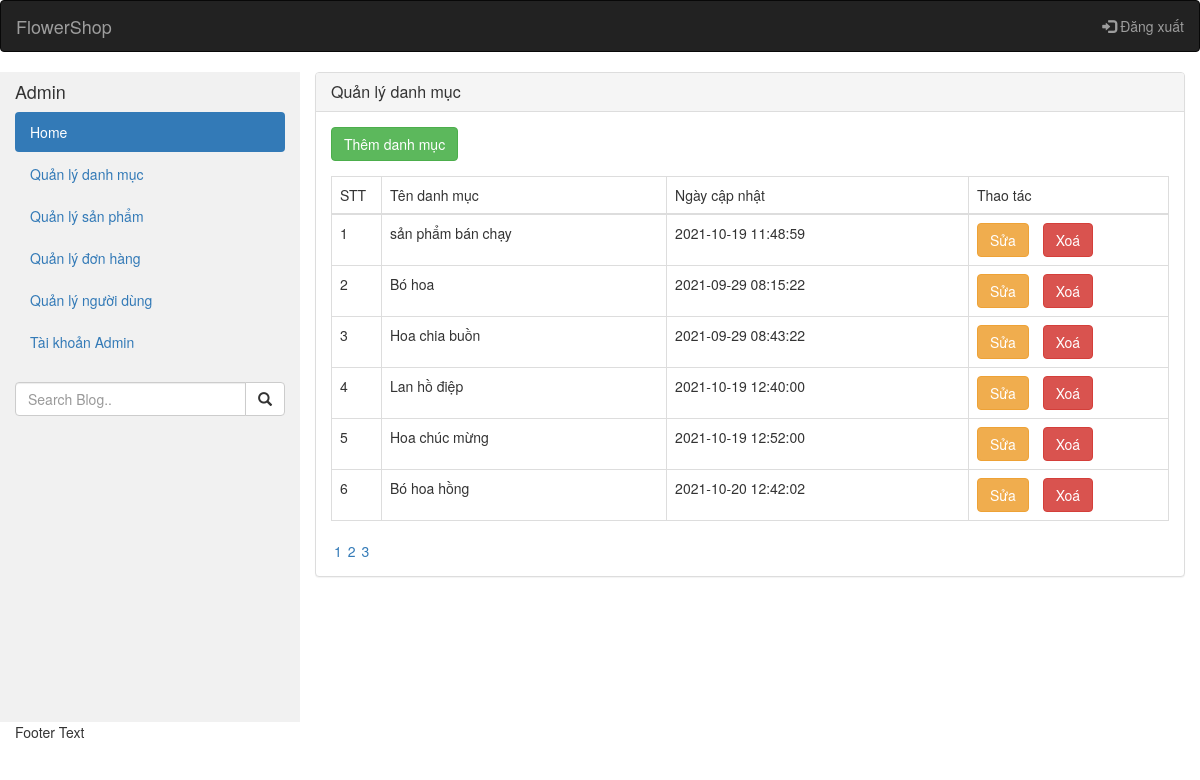
Page /mvc/index.php?controller=category&&action=listCategory (signed in) on the committed database.
### tables this page shows
CREATE TABLE `category` (
  `id` int(11) NOT NULL,
  `name` varchar(200) DEFAULT NULL,
  `created_at` datetime DEFAULT NULL,
  `updated_at` datetime DEFAULT NULL
);

### mvc/model/dbconfig.php (called while the page is built, shortened)
<?php
    class database{
        private $hostname = 'localhost';
        private $username = 'root';
        private $pass = '';
        private $dbname = 'banhoa';
        private $conn = null;
        private $result = null;
        public function connect()
        {
           $this->conn = new mysqli($this->hostname, $this->username, $this->pass, $this->dbname);
           if(!$this->conn){
               echo "Kết nối thất bại";
                exit();
           }else{
               mysqli_set_charset($this->conn,'utf8');
           }
           return $this->conn;
        }
        public function execute($sql){
            $this->result = $this->conn->query($sql);
            return $this->result;
        }
        public function getData(){
            if($this->result){
                $data = mysqli_fetch_array($this->result);
            }
            else{
                $data = 0;
            }
            return $data;
        }
        public function getAllData($table){
            $sql = "select * from $table";
            $this->execute($sql);
            if($this->dem()==0){
                $data=0;
            }
            else{
                while($datas = $this->getData()) {
                    $data[] = $datas;
                }
            }
            return $data;
        }
        public function phantrang($table,$trang){
            $tung_trang = ($trang - 1)*6;
            $sql = "SELECT * FROM $table LIMIT $tung_trang, 6";
            $this->execute($sql);
            if($this->dem()==0){
                $data=0;
            }
            else{
                while($datas = $this->getData()) {
                    $data[] = $datas;
                }
            }
            return $data;
        }
        public function dem(){
            if($this->result){
                $num = mysqli_num_rows($this->result);
            }
            else{
                $num = 0;
            }
            return $num;
        }
    }

### mvc/view/admin/category/category.php (the view, shortened to what this page needs)
<?php require_once('./view/admin/header.php') ?>
        <div class="col-sm-9">
            <div class="panel panel-default">
                <div class="panel-heading">
                    <h3 class="panel-title">Quản lý danh mục</h3>
                </div>
                <div class="panel-body">
                    <a href="index.php?controller=category&&action=add_category">
                        <button style="margin-bottom: 15px;" class="btn btn-success margin-button">Thêm danh mục</button>
                    </a>
                    <table class="table table-bordered tale-hover">
                        <thead>
                            <tr>
                                <th style="width: 50px;">STT</th>
                                <th>Tên danh mục</th>
                                <th>Ngày cập nhật</th>
                                <th style="width: 200px;">Thao tác</th>
                            </tr>
                        </thead>
                        <tbody>
                            <?php
                                $tung_trang = ($trang - 1)*6;
                            foreach ($data as $value) {
                            ?>
                                <tr>
                                    <td><?php echo  ++$tung_trang ?></td>
                                    <td><?php echo $value['name']; ?></td>
                                    <td><?php echo $value['updated_at']; ?></td>
                                    <td>
                                        <a href="index.php?controller=category&action=edit_category&id=<?php echo $value['id']; ?>"><button class="btn btn-warning">Sửa</button></a>
                                        <a href="index.php?controller=category&action=deleteCategory&id=<?php echo $value['id']; ?>">
                                            <button onclick="return confirm('Bạn có chắc muốn xóa sản phẩm này không?') " style=" margin-left: 10px;" class="btn btn-danger">Xoá</button>
                                        </a>
                                    </td>
                                </tr>
                            <?php
                            }
                            ?>
                        </tbody>
                    </table>
                    <div>
                        <?php
                            $table = 'category';
                            $category_all = $this->db->getAllData($table);
                            $category_count = count($category_all);
                            $countButton = ceil($category_count/6);
                            for($i=1; $i<=$countButton; $i++){
                                echo '<a style="margin:3px;" href="index.php?controller=category&action=listCategory&trang='.$i.'">'.$i.'</a>';
                            }
                        ?>
                    </div>
                </div>
            </div>
        </div>
    </div>
</div>
<footer class="container-fluid">
    <p>Footer Text</p>
</footer>

### mvc/index.php (shortened to what this page needs)
<!DOCTYPE html>
<html lang="en">
<head>
<link rel="stylesheet" href="css/font-awesome.css">
<link rel="stylesheet" href="css/style.css" type="text/css" media="all" />
    <link rel="stylesheet" media="screen" href="//netdna.bootstrapcdn.com/bootstrap/3.3.4/css/bootstrap.min.css">
    <link rel="stylesheet" href="https://pro.fontawesome.com/releases/v5.10.0/css/all.css" />
    <link rel="stylesheet" type="text/css" href="style.css">
</head>
<body>
<?php
    include'model/dbconfig.php';
	$controllerObj = new $controller_name();
	$controllerObj->run();
?>
</body>
</html>

### mvc/controller/category_controller.php (shortened to what this page needs)
<?php
require_once("./Model/dbconfig.php");
class category_controller {
    public function run(){
        $this->db=new database();
        $this->db->connect();
        $action= filter_input(INPUT_GET,"action");
        if(method_exists($this,$action))
        {
            $this->$action();
        }
        else{
            $this->listCategory();
        }
    }
    function listCategory(){
        if(!isset($_GET['trang'])){
            $trang = 1;
        }
        else{
            $trang = $_GET['trang'];
        }
        $table = 'category';
        $data = $this->db->phantrang($table,$trang);
        require_once('view/admin/category/category.php');
    }
}
?>

### mvc/view/admin/header.php (shortened to what this page needs)
<div class="container-fluid">
    <div class="row content">
        <nav class="navbar navbar-inverse">
            <div class="container-fluid">
                <div class="navbar-header">
                    <a class="navbar-brand" href="index.php?">FlowerShop</a>
                </div>
                <ul class="nav navbar-nav navbar-right">
                    <li><a href="index.php?controller=login&action=logout"><span class="glyphicon glyphicon-log-in"></span> Đăng xuất</a></li>
                </ul>
            </div>
        </nav>
        <div class="col-sm-3 sidenav">
            <h4>Admin</h4>
            <ul class="nav nav-pills nav-stacked">
                <li class="active"><a href="index.php?controller=chart">Home</a></li>
                <li><a href="index.php?controller=category&&action=listCategory">Quản lý danh mục</a></li>
                <li><a href="index.php?controller=product&&action=listProduct">Quản lý sản phẩm</a></li>
                <li><a href="index.php?controller=order&&action=listOder">Quản lý đơn hàng</a></li>
                <li><a href="index.php?controller=user&&action=listuser">Quản lý người dùng</a></li>
                <li><a href="index.php?controller=admin&&action=listAdmin">Tài khoản Admin</a></li>
            </ul><br>
            <div class="input-group">
                <input type="text" class="form-control" placeholder="Search Blog..">
                <span class="input-group-btn">
                    <button class="btn btn-default" type="button">
                        <span class="glyphicon glyphicon-search"></span>
                    </button>
                </span>
            </div>
        </div>

### mvc/css/style.css (style rules this page uses)
html,body,div,span,applet,object,iframe,h1,h2,h3,h4,h5,h6,p,blockquote,pre,a,abbr,acronym,address,big,cite,code,del,dfn,em,img,ins,kbd,q,s,samp,small,strike,strong,sub,sup,tt,var,b,u,i,dl,dt,dd,ol,nav ul,nav li,fieldset,form,label,legend,table,caption,tbody,tfoot,thead,tr,th,td,article,aside,canvas,details,embed,figure,figcaption,footer,header,hgroup,menu,nav,output,ruby,section,summary,time,mark,audio,video { margin:0;padding:0;border:0;font-size:100%;font:inherit;vertical-align:baseline; }
article, aside, details, figcaption, figure,footer, header, hgroup, menu, nav, section { display: block; }
ol,ul { list-style:none;margin:0px;padding:0px; }
table { border-collapse:collapse;border-spacing:0; }
a { text-decoration:none; }
body { font-family: 'Open Sans', sans-serif; background-size:cover; -webkit-background-size:cover; -ms-background-size:cover; -o-background-size:cover; -moz-background-size:cover; background-position:center; background-attachment:fixed; }

### mvc/style.css (style rules this page uses)
.row.content { height: 650px }
.sidenav { background-color: #f1f1f1; height: 100%; }

### rows in the picture
category: name "sản phẩm bán chạy", updated_at "2021-10-19 11:48:59"
category: name "Bó hoa", updated_at "2021-09-29 08:15:22"
category: name "Hoa chia buồn", updated_at "2021-09-29 08:43:22"
category: name "Lan hồ điệp", updated_at "2021-10-19 12:40:00"
category: name "Hoa chúc mừng", updated_at "2021-10-19 12:52:00"
category: name "Bó hoa hồng", updated_at "2021-10-20 12:42:02"
